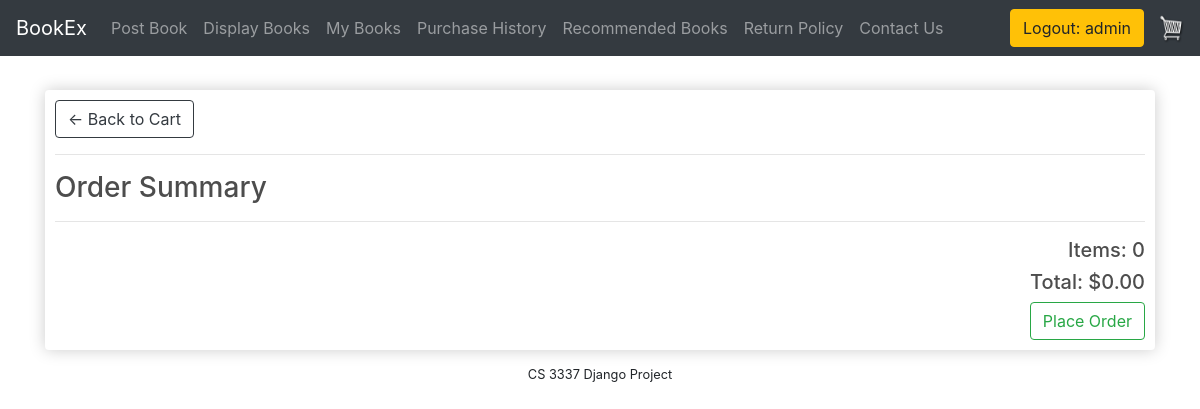
/checkout/ (signed in), run on an earlier commit of the app's database.
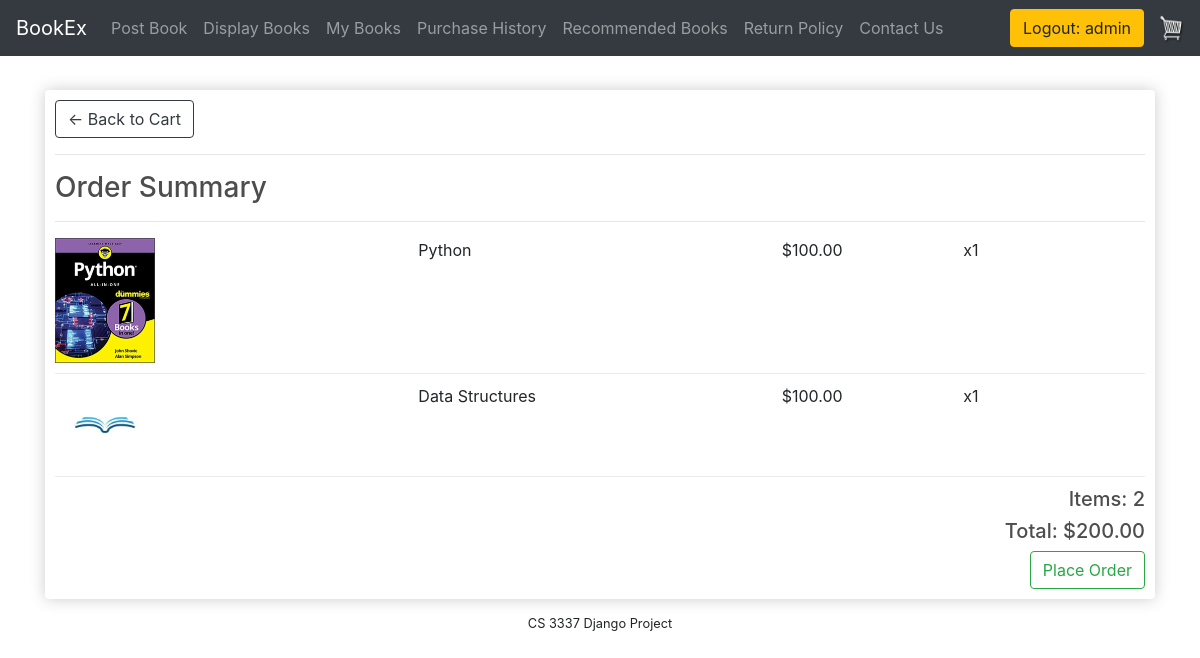
And on a later commit of the database.
### bookMng/models.py (models this page shows, shortened)
class MainMenu(models.Model):
    item = models.CharField(max_length=200, unique=True)
    link = models.CharField(max_length=200, unique=True)

class Order(models.Model):
    user = models.ForeignKey(User, on_delete=models.CASCADE, null=True, blank=True)
    date_ordered = models.DateField(auto_now_add=True)
    complete = models.BooleanField(default=False, null=True, blank=False)
    @property
    def get_cart_total(self):
        orderitems = self.orderitem_set.all()
        total = sum([item.get_total for item in orderitems])
        return total
    @property
    def get_cart_items(self):
        orderitems = self.orderitem_set.all()
        total = sum([item.quantity for item in orderitems])
        return total

class OrderItem(models.Model):
    book = models.ForeignKey(Book, on_delete=models.CASCADE, null=True)
    order = models.ForeignKey(Order, on_delete=models.SET_NULL, null=True)
    quantity = models.IntegerField(default=0, null=True, blank=True)
    date_added = models.DateTimeField(auto_now_add=True)
    @property
    def get_total(self):
        total = self.book.price * self.quantity
        return total

class Book(models.Model):
    name = models.CharField(max_length=200)
    web = models.URLField(max_length=200)
    price = models.DecimalField(decimal_places=2, max_digits=6)
    publishdate = models.DateField(auto_now=True)
    picture = models.FileField(upload_to='bookEx/static/uploads')
    pic_path = models.CharField(max_length=300, editable=False, blank=True)
    username = models.ForeignKey(User, blank=True, null=True, on_delete=models.CASCADE)
    taken_down = models.BooleanField(default=False, null=True, blank=False)
    recommended = models.BooleanField(default=False, null=True, blank=False)

### bookMng/views.py (the view)
# urls.py: path('checkout/', views.checkout, name='checkout'),
@login_required(login_url=reverse_lazy('login'))
def checkout(request):
    user = request.user
    order, created = Order.objects.get_or_create(user=user, complete=False)
    items = order.orderitem_set.all()
    for item in items:
        item.book.picture = str(item.book.picture)[6:]
    return render(request, 'bookMng/checkout.html',
                  {
                      'item_list': MainMenu.objects.all(),
                      'items': items,
                      'order': order
                  }
                  )

### bookEx/templates/bookMng/checkout.html (shortened to what this page needs)
{% extends 'base.html' %}
{% load static %}
{% block navlinks %}
  {% for item in item_list %}
   <li>
       <a class="nav-link" href="{{ item.link }}">{{ item.item}} <span class="sr-only">(current)</span></a>
   </li>
   {% endfor %}
{% endblock navlinks %}
{% block content %}
     <div class="row">
		<div class="col-lg-12">
			<div class="box-element">
				<a  class="btn btn-outline-dark" href="{% url 'cart' %}">&#x2190; Back to Cart</a>
				<hr>
				<h3>Order Summary</h3>
				<hr>
				{% for item in items %}
				<div class="cart-row">
					<div style="flex:2"><img class="row-image" src="{{item.book.picture}}"></div>
					<div style="flex:2"><p>{{item.book.name}}</p></div>
					<div style="flex:1"><p>${{item.book.price|floatformat:2}}</p></div>
					<div style="flex:1"><p>x{{item.quantity}}</p></div>
				</div>
				{% endfor %}
                <div style="text-align: end;" class="checkout-sum">
				<h5>Items:   {{order.get_cart_items}}</h5>
				<h5>Total:   ${{order.get_cart_total|floatformat:2}}</h5>
                <a class="btn btn-outline-success" href="/placeorder">Place Order</a>
                </div>
			</div>
		</div>
	</div>
{% endblock content %}

What changed in the data, as far as the page shows it:
added OrderItem: book.picture (picture), book.name "Python", book.price "100.00", quantity "1"
added OrderItem: book.picture (picture), book.name "Data Structures", book.price "100.00", quantity "1"
computed for Order: get_cart_items "0" → "2"; get_cart_total "0.00" → "200.00"
